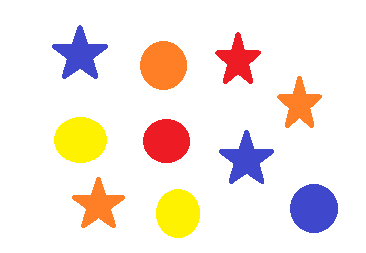
#> input picture sample1.png, 366 x 253 px
$ jupyter execute 'Orange_Color_Detection_in_Images_(Code_In_Place_2021).ipynb'
#> lines starting #> are read from the running program, lines starting #| are printed output that depends on the picture; after the words box and inside, x2 and y2 are one past the last pixel; in counts of white or black regions, pixels touching at a corner belong together
<a href="https://colab.research.google.com/github/uttarabahad/CodeInPlace2021-Stanford-/blob/main/Orange_Color_Detection_in_Images_(Code_In_Place_2021).ipynb" target="_parent"></a>

**AIM:** To detect orange color from various other colors present in the sample image

**Name:** Uttara Bahad

[cell 1]
#Importing the necessary packages
from google.colab.patches import cv2_imshow
import cv2
import numpy as np

[cell 2]
#Read the image and convert it to HSV(Hue, Saturation, Value)Colour
img = cv2.imread('sample1.png')
#> img is the input picture: shape (253, 366, 3); mean B, G, R 226.6, 233.3, 245.1
hsv = cv2.cvtColor(img, cv2.COLOR_BGR2HSV)
#> hsv: shape (253, 366, 3); mean H, S, V 12.6, 34.7, 252

[cell 3]
#Write the upper and lower range of colour you want to detect.
#In this Case Orange Colour
lower_range = np.array([5,50,50])
upper_range = np.array([15,255,255])

[cell 4]
#Creating a masked image
mask = cv2.inRange(hsv, lower_range, upper_range)
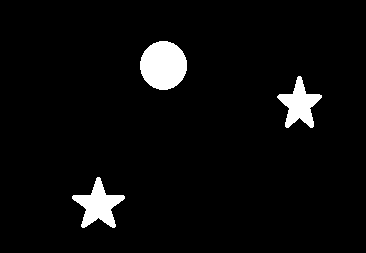
#> mask: shape (253, 366); 4.4% white; 3 white regions, box (x1, y1, x2, y2) and area: (140, 41, 187, 90) 1797, (72, 177, 125, 228) 1212, (277, 76, 322, 128) 1075

#Displaying the original image
cv2_imshow(img)
